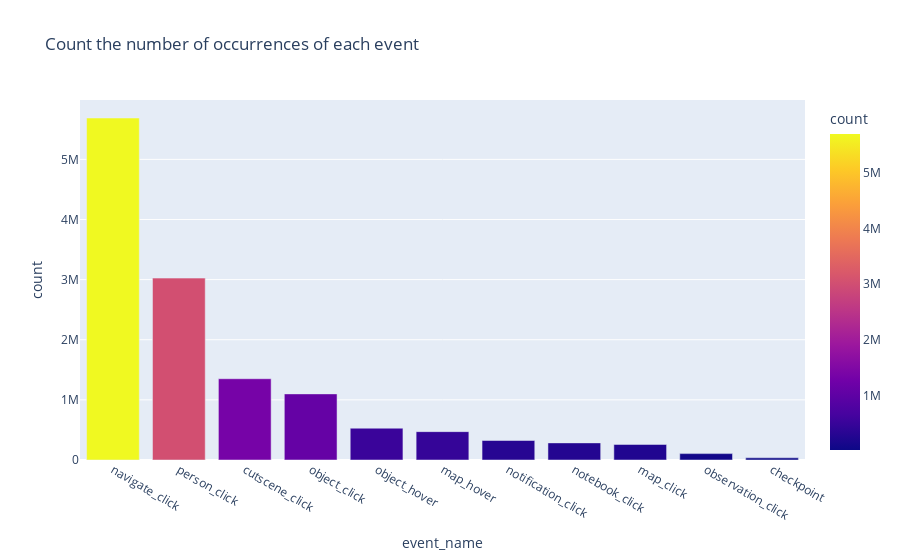

The cell this chart's notebook holds for it:
### Markdown cell above
### first exploration of the data

### Code cell
# what's the count for each event name?
event_count = train.event_name.value_counts().reset_index()
event_count.columns = ['event_name', 'count']

fig = px.bar(event_count, x='event_name', y='count', color='count', title="Count the number of occurrences of each event")
fig.show()

### Figure 1 — Plotly figure (JSON) as saved in the notebook; plotly's stock layout.template omitted (floating-point values rounded to 4 significant figures)
{"data": [{"alignmentgroup": "True", "hovertemplate": "event_name=%{x}<br>count=%{marker.color}<extra></extra>", "legendgroup": "", "marker": {"color": [5687896, 3024847, 1351732, 1099670, 529116, 471621, 324106, 284746, 258714, 106260, 35503], "coloraxis": "coloraxis", "pattern": {"shape": ""}}, "name": "", "offsetgroup": "", "orientation": "v", "showlegend": false, "textposition": "auto", "type": "bar", "x": ["navigate_click", "person_click", "cutscene_click", "object_click", "object_hover", "map_hover", "notification_click", "notebook_click", "map_click", "observation_click", "checkpoint"], "xaxis": "x", "y": [5687896, 3024847, 1351732, 1099670, 529116, 471621, 324106, 284746, 258714, 106260, 35503], "yaxis": "y"}], "layout": {"barmode": "relative", "coloraxis": {"colorbar": {"title": {"text": "count"}}, "colorscale": [[0, "#0d0887"], [0.1111, "#46039f"], [0.2222, "#7201a8"], [0.3333, "#9c179e"], [0.4444, "#bd3786"], [0.5556, "#d8576b"], [0.6667, "#ed7953"], [0.7778, "#fb9f3a"], [0.8889, "#fdca26"], [1, "#f0f921"]]}, "legend": {"tracegroupgap": 0}, "title": {"text": "Count the number of occurrences of each event"}, "xaxis": {"anchor": "y", "domain": [0, 1], "title": {"text": "event_name"}}, "yaxis": {"anchor": "x", "domain": [0, 1], "title": {"text": "count"}}}}
